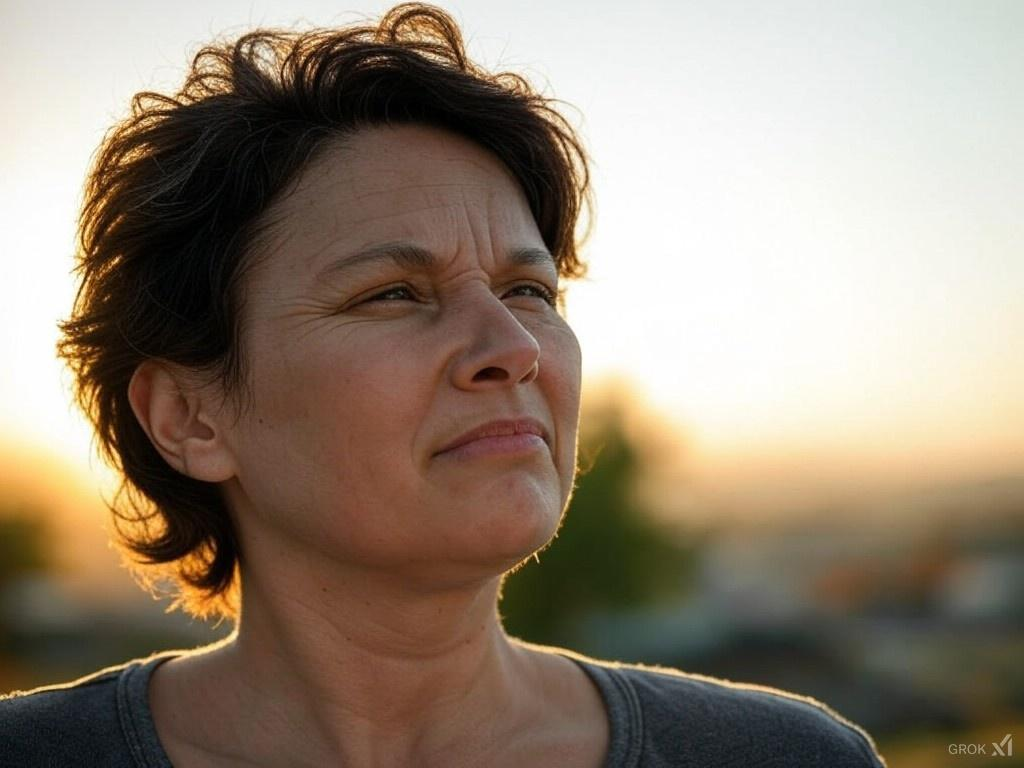
#> input picture src/utilities/squinting/face-squint/s1.jpg, 1024 x 768 px; its folder holds only this picture in this run
$ jupyter execute --allow-errors training_notebook.ipynb
#> lines starting #> are read from the running program, lines starting #| are printed output that depends on the picture
#> in process_directory, img is the input picture: PIL image 1024x768 RGB; mean R, G, B 146.7, 132.4, 116.1
[cell 1]
import os
from PIL import Image
import numpy as np
import pandas as pd
import matplotlib.pyplot as plt
import seaborn as sns
import cv2
import tensorflow as tf
from sklearn.utils import resample
from sklearn.metrics import confusion_matrix
from tensorflow.keras.models import Sequential
from tensorflow.keras.callbacks import EarlyStopping, ReduceLROnPlateau
from tensorflow.keras.layers import (
    Conv2D,
    MaxPooling2D,
    Dense,
    #Flatten,
    Dropout,
    BatchNormalization,
    GlobalAveragePooling2D,
    Reshape
)
from tensorflow.keras.layers import multiply

from sklearn.model_selection import train_test_split
# Suppress warnings
import warnings
warnings.filterwarnings('ignore', category=UserWarning)

#pytorch imports
import torch
from torch.utils.data import DataLoader, Dataset, random_split
from torchvision import transforms
from PIL import Image
import cv2
import numpy as np
import os
from pathlib import Path
import matplotlib.pyplot as plt
import shutil
from torch import nn
import pytorch_lightning as pl
from torchmetrics import Accuracy
import torch.nn.functional as F
import torchvision
from pytorch_lightning.loggers import CSVLogger, TensorBoardLogger
from pytorch_lightning.callbacks import ModelCheckpoint, Callback
import random

# Imported all relevent libraries
# Loading face data

#read in image data

[cell 2]
# Path to your Haar Cascade XML file
#HAAR_CASCADE_PATH = '/Users/loki/Desktop/worksurface/ai_lab/REPOS/vision/haarcascade_frontalface_default.xml'
HAAR_CASCADE_PATH = 'haarcascade_frontalface_default.xml'
face_cascade = cv2.CascadeClassifier(HAAR_CASCADE_PATH)

#EYE_CASCADE_PATH = '/Users/loki/Desktop/worksurface/ai_lab/REPOS/vision/haarcascade_eye.xml'
EYE_CASCADE_PATH = 'haarcascade_eye.xml'
eye_cascade = cv2.CascadeClassifier(EYE_CASCADE_PATH)
if eye_cascade.empty():
    raise IOError("Could not load Haar cascade for eyes.")

# [32 lines left out: function detect_faces, not called in this run]

def detect_faces_with_eye_check(pil_image, min_size=60, require_eyes=True):
    """
    Detect faces using Haar Cascade. Optionally require each detected face
    to have at least one eye detected within the bounding box.

    Args:
        pil_image: A PIL image.
        min_size (int): Minimum width/height of a face bounding box.
        require_eyes (bool): Whether to filter out bounding boxes with no eyes.

    Returns:
        face_images (list): A list of PIL Images (170x170).
    """
#> called with min_size = 60, require_eyes = True
    # Convert PIL -> OpenCV format (BGR)
    open_cv_image = np.array(pil_image.convert('RGB'))[:, :, ::-1]
    gray = cv2.cvtColor(open_cv_image, cv2.COLOR_BGR2GRAY)
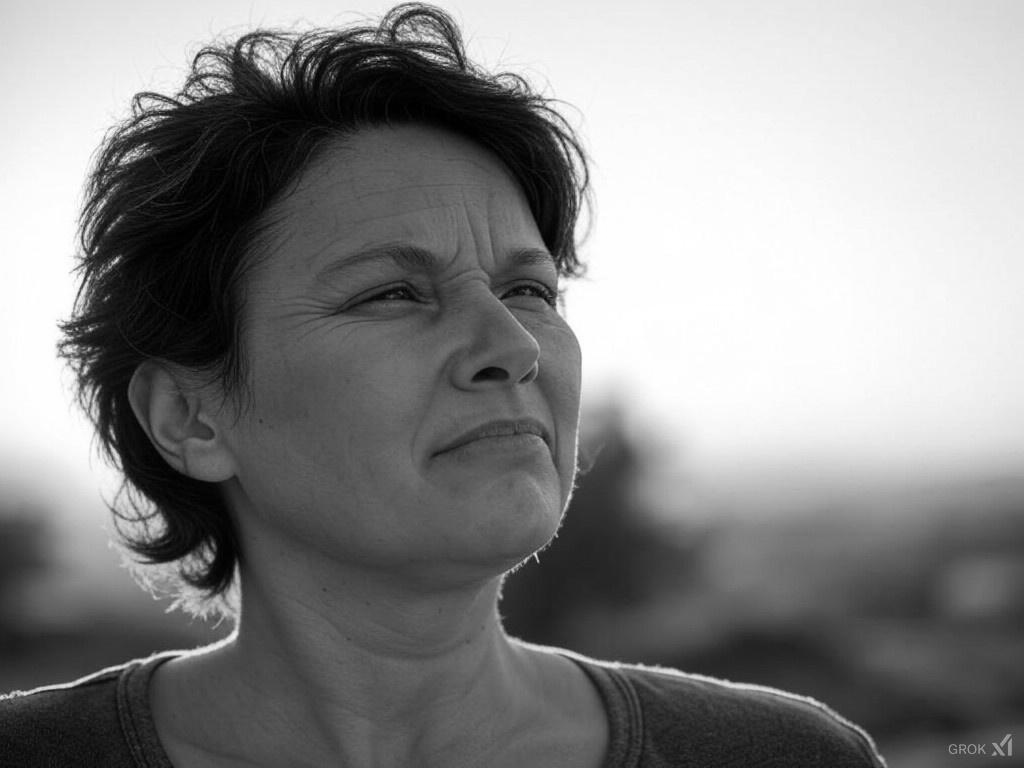
#> gray: shape (768, 1024); min 0, max 255, mean 134.8

    # Detect face bounding boxes
    faces_bboxes = face_cascade.detectMultiScale(
        gray,
        scaleFactor=1.1,
        minNeighbors=5,
        minSize=(30, 30),
        flags=cv2.CASCADE_SCALE_IMAGE
    )
#> faces_bboxes = [[335, 182, 271, 271]]

    face_images = []
    for (x, y, w, h) in faces_bboxes:
        # 1. Filter out if bounding box too small:
        if w < min_size or h < min_size:
            continue

        # 2. (Optional) Eye check: detect eyes within this face region
        if require_eyes:
            faceROI_gray = gray[y:y+h, x:x+w]
            eyes = eye_cascade.detectMultiScale(faceROI_gray)

            # If no eyes detected, skip
            if len(eyes) == 0:
                continue

        # Crop the face region
        face_bgr = open_cv_image[y:y+h, x:x+w]
        face_pil = Image.fromarray(face_bgr[:, :, ::-1], mode='RGB')

        # Resize/crop to 170×170
        face_pil = face_pil.resize((170, 170), Image.Resampling.LANCZOS)

        face_images.append(face_pil)
#> this loop made 1 pass
#> (x, y, w, h, eyes) on pass 1: (335, 182, 271, 271, [[110, 157, 69, 69], [24, 63, 94, 94]])
#> pass 1, in detect_faces_with_eye_check, `faceROI_gray = gray[y:y+h, x:x+w]`:
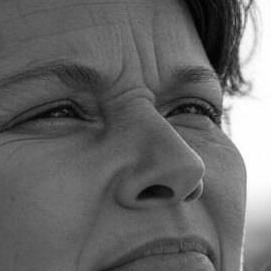
#> faceROI_gray: shape (271, 271); min 0, max 255, mean 103.8
#> pass 1, in detect_faces_with_eye_check, `face_bgr = open_cv_image[y:y+h, x:x+w]`:
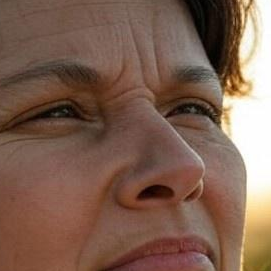
#> face_bgr: shape (271, 271, 3); mean B, G, R 81, 96.6, 126.4
#> after the loop, face_images = 1 item

    return face_images

def process_directory(directory):
    total_data = {'X': [], 'Y': [], 'raw': []}

    for filename in os.listdir(directory):
        if filename.startswith('.'):
            continue

        if filename.startswith('s'):
            label = 1  # Squint
        elif filename.startswith('us'):
            label = 0  # Not squint
        else:
            continue

        full_path = os.path.join(directory, filename)

        try:
            img = Image.open(full_path)

            # Use the new face+eye detection
            faces = detect_faces_with_eye_check(img, min_size=60, require_eyes=True)
#> faces = 1 item

            if len(faces) == 0:
                print(f"No valid (full) faces detected in {filename}. Skipping.")
                continue

            for face in faces:
                face_gray = face.convert('L')
                face_raw = np.array(face_gray)

                total_data['raw'].append(face_raw)

                face_flattened = face_raw.flatten()
                total_data['X'].append(face_flattened)
                total_data['Y'].append(label)
#> this loop made 1 pass

        except IOError:
            print(f"Cannot open image file: {filename}")

    if not total_data['X']:
        print("No valid images or faces found in directory.")
        return total_data

    # Pad flattened arrays to the same length
    max_len = max(len(x) for x in total_data['X'])
    X_padded = [np.pad(x, (0, max_len - len(x))) for x in total_data['X']]

    total_data['X'] = np.array(X_padded, dtype=np.float32)
    total_data['Y'] = np.array(total_data['Y'], dtype=np.int32)

    return total_data

def view_images(dict_obj, num_images):
    """
    Display up to n raw grayscale images (each 170x170).
    """
#> called with num_images = 1
    num_to_show = min(num_images, len(dict_obj['raw']))
    for i in range(num_to_show):
        image_2d = dict_obj['raw'][i]
        plt.imshow(image_2d, cmap='gray')
        plt.title(f"Face {i} - Label {dict_obj['Y'][i]}")
        plt.show()

def plot_label_distribution(df):
    """
    Plots and prints the distribution of squint (1) vs. not squint (0)
    in the given DataFrame. Assumes 'Y' is the label column.
    """
    # 1. Print counts and percentages
    label_counts = df['Y'].value_counts()
    label_percentages = df['Y'].value_counts(normalize=True) * 100

    print("Label Counts:")
    print(label_counts)
    print("\nLabel Percentages (%):")
    print(label_percentages)

    # 2. Plot the distribution
    sns.set_style("whitegrid")
    plt.figure(figsize=(6, 4))
    ax = sns.countplot(x='Y', data=df, palette='viridis')
    ax.set_xticklabels(['Not Squint (0)', 'Squint (1)'])
    plt.title("Distribution of Squint vs. Not Squint")
    plt.xlabel("Label")
    plt.ylabel("Count")
    plt.show()
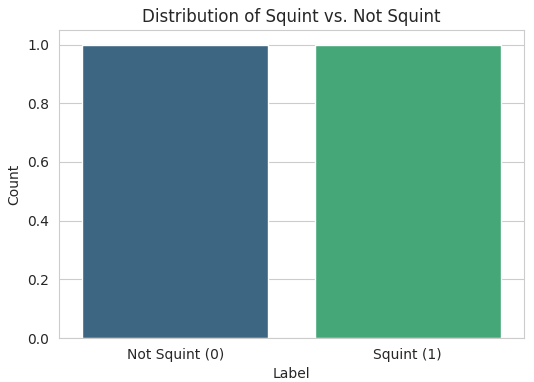
#> figure drawn by matplotlib, 1 panel

def remove_no_face_rows(df):
    """
    Removes rows from df where 'raw' is None, empty, or doesn't match expected shape (170, 170).
    Returns a filtered copy of df.
    """
    def has_valid_face(arr):
        # Must not be None
        if arr is None:
            return False

        # Must be at least 2D
        if arr.ndim != 2:
            return False

        # Must be the right shape for a 170x170 grayscale face
        if arr.shape != (170, 170):
            return False

        # Optionally, skip arrays of all zeros (completely black)
        if arr.sum() == 0:
            return False

        return True

    mask = df['raw'].apply(has_valid_face)
    df_filtered = df[mask].copy()
    removed = len(df) - len(df_filtered)
    print(f"Removed {removed} rows that do not contain a valid face.")
    return df_filtered

def load_face_data():
    # Example directory path
    #directory = '/Users/loki/Desktop/worksurface/ai_lab/REPOS/vision/face-squint'
    directory = 'face-squint'

    dict_obj = process_directory(directory)

    if len(dict_obj['X']) > 0:
        df = pd.DataFrame({
            'X': list(dict_obj['X']),    # flattened, padded arrays
            'Y': dict_obj['Y'],          # labels
            'raw': list(dict_obj['raw']) # each is a 2D 170x170
        })

        print(f"Total faces before cleaning: {len(df)}")

        # Clean out rows that do not actually contain a face
        df = remove_no_face_rows(df)

        print(f"Total faces after cleaning: {len(df)}")

        # View some images (optional - might want to check if any data is left)
        if not df.empty:
            # Create a "dict_obj" style structure so `view_images` can still work
            cleaned_dict_obj = {
                'raw': list(df['raw']),
                'Y': df['Y'].values
            }
            view_images(cleaned_dict_obj, 1)

        return df
    else:
        print("No data to display.")
        return

def force_data_balance(df):
    """
    Returns a DataFrame with balanced classes by oversampling the minority class.

    Assumes a binary classification with:
      0 => 'no squint'
      1 => 'squint'

    Parameters:
      df (pd.DataFrame): Must contain a 'Y' column with values in {0,1}.

    Returns:
      pd.DataFrame (balanced).
    """
    # Separate into two subsets
    df_no_squint = df[df['Y'] == 0].copy()
    df_squint = df[df['Y'] == 1].copy()

    # Count how many in each class
    n_no_squint = len(df_no_squint)
    n_squint = len(df_squint)

    print("Original distribution:")
    print(f"  No Squint (0): {n_no_squint}")
    print(f"  Squint (1):    {n_squint}")

    # If perfectly balanced, just return the original
    if n_no_squint == n_squint:
        print("Data is already balanced.")
        return df

    # Identify the minority and majority subsets
    if n_no_squint < n_squint:
        # Oversample no squint
        df_minority = df_no_squint
        df_majority = df_squint
    else:
        # Oversample squint
        df_minority = df_squint
        df_majority = df_no_squint

    # Oversample the minority class to match the majority size
    df_minority_upsampled = resample(
        df_minority,
        replace=True,
        n_samples=len(df_majority),  # upsample to match majority
        random_state=42             # for reproducible results
    )

    # Combine majority and upsampled minority
    df_balanced = pd.concat([df_majority, df_minority_upsampled], axis=0)

    # Shuffle the combined data
    df_balanced = df_balanced.sample(frac=1, random_state=42).reset_index(drop=True)

    print("\nNew distribution:")
    print(df_balanced['Y'].value_counts())

    return df_balanced

[cell 3]
faces=load_face_data()
faces.info()

[cell 4]
def process_grok_faces():
    """Process grok_data and return DataFrame in same format as existing faces"""
    total_data = {'X': [], 'Y': [], 'raw': []}

    # Process squinting (1) and non_squinting (0) directories
    for label, subdir in [(1, 'squinting'), (0, 'non_squinting')]:
        directory = os.path.join('rescaled_data', subdir)

        for filename in os.listdir(directory):
            if filename.startswith('.') or not (filename.lower().endswith(('.png', '.jpg', '.jpeg'))):
                continue

            full_path = os.path.join(directory, filename)
            try:
                # Direct image processing without face detection
                img = Image.open(full_path)
                # Resize to match expected dimensions
                img = img.resize((170, 170), Image.Resampling.LANCZOS)
                face_gray = img.convert('L')
                face_raw = np.array(face_gray)
                face_flattened = face_raw.flatten()

                total_data['X'].append(face_flattened)
                total_data['Y'].append(label)
                total_data['raw'].append(face_raw)

            except IOError:
                print(f"Cannot open image file: {filename}")

    grok_df = pd.DataFrame({
        'X': total_data['X'],
        'Y': total_data['Y'],
        'raw': total_data['raw']
    })
    return grok_df

# Process grok data and combine with existing faces
grok_df = process_grok_faces()
faces = pd.concat([faces, grok_df], ignore_index=True)
print(f"Added {len(grok_df)} faces from grok_data")
print(f"New total: {len(faces)} faces")

faces = force_data_balance(faces)
faces = faces.sample(frac=1, random_state=42).reset_index(drop=True)

# check data balance
plot_label_distribution(faces)

# creating training, test and validate datasets

[cell 5]
# ------------------------------------------------------------------------------------
# Below is the part where we create train, validation, and test splits from the DataFrame
# ------------------------------------------------------------------------------------

def create_splits(faces, test_ratio=0.2, val_ratio=0.1, random_seed=42):
    """
    Given a DataFrame 'faces', split into train, val, test sets.

    test_ratio: fraction of the data to be held out for testing
    val_ratio: fraction of the *remaining* data to be used for validation
    random_seed: for reproducibility
    """
    # 1. Split off the test set first
    df_trainval, df_test = train_test_split(
        faces,
        test_size=test_ratio,
        random_state=random_seed,
        shuffle=True,
        stratify=faces['Y']  # optional, if you want stratified splits by label
    )

    # 2. Of what's left (trainval), split out the validation set
    #    We want val_ratio *of the trainval set*.
    #    For example, if test_ratio=0.2, we have 80% left,
    #    we can do val_ratio=0.1 of the original => 0.1 / 0.8 = 0.125
    #    or you can interpret val_ratio as a fraction of the entire dataset.
    #    Here we'll assume val_ratio is the fraction of *the original dataset*,
    #    so we convert it to fraction of trainval via `val_ratio / (1 - test_ratio)`.
    relative_val_ratio = val_ratio / (1 - test_ratio)  # fraction of trainval
    df_train, df_val = train_test_split(
        df_trainval,
        test_size=relative_val_ratio,
        random_state=random_seed,
        shuffle=True,
        stratify=df_trainval['Y']
    )

    return df_train, df_val, df_test

df_faces = faces
#> (the rest of this cell did not finish here and is left out)

# setting up the model, training the model, and evaluating it

[cell 6]
# [8 lines left out: function squeeze_excite_block, not called in this run]

def create_model_with_attention(input_shape, num_classes):
    # Define input
    inputs = tf.keras.Input(shape=input_shape)

    # Conv block 1
    x = Conv2D(16, (3,3), activation='relu', padding='valid')(inputs)
    x = BatchNormalization()(x)
    x = squeeze_excite_block(x)   # Directly call the SE function
    x = MaxPooling2D(pool_size=(2,2))(x)
    x = Dropout(0.3)(x)

    # Conv block 2
    x = Conv2D(32, (3,3), activation='relu', padding='valid')(x)
    x = BatchNormalization()(x)
    x = squeeze_excite_block(x)
    x = MaxPooling2D(pool_size=(2,2))(x)
    x = Dropout(0.3)(x)

    # Classifier
    x = Flatten()(x)
    x = Dense(96, activation='relu')(x)
    x = BatchNormalization()(x)
    x = Dropout(0.4)(x)
    outputs = Dense(num_classes, activation='softmax')(x)

    # Build the Model
    model = tf.keras.Model(inputs=inputs, outputs=outputs)

    model.compile(
        optimizer='adam',
        loss='categorical_crossentropy',
        metrics=['accuracy']
    )

    return model

# [61 lines left out: function train_model, not called in this run]


#> (the rest of this cell did not finish here and is left out)

#> (a cell that did not finish here is left out)

[cell 8]
# [41 lines left out: function plot_training_history, not called in this run]

#> (a cell that did not finish here is left out)

[cell 10]
# [57 lines left out: function plot_confusion_matrix_fancy, not called in this run]

#> (a cell that did not finish here is left out)

#> (a cell that did not finish here is left out)

[cell 13]
class SquintDataset(Dataset):
    # [19 lines left out: function __init__, not called in this run]

    def __len__(self):
        return len(self.images)

    # [55 lines left out: functions __getitem__, get_dataloaders, not called in this run]

[cell 14]
class Flatten(nn.Module):
    def forward(self, x):
        return x.view(x.size(0), -1)

class Mul(nn.Module):
    def __init__(self, scale):
        super().__init__()
        self.scale = scale
    def forward(self, x):
        return x * self.scale

def conv(ch_in, ch_out):
    return nn.Conv2d(ch_in, ch_out, kernel_size=3,
                     padding='same', bias=False)

class ChannelAttention(nn.Module):
    # [15 lines left out: functions __init__, forward, not called in this run]

class SpatialAttention(nn.Module):
    # [63 lines left out: functions __init__, forward, make_net, not called in this run]

class plmodel(pl.LightningModule):
    # [7 lines left out: function __init__, not called in this run]

    def forward(self, x):
        return self.model(x)

    # [42 lines left out: functions training_step, validation_step, test_step, not called in this run]

    def on_train_epoch_end(self):
        self.log('train_acc', self.train_acc.compute(), prog_bar=True, on_epoch=True, on_step=False)

    def on_validation_epoch_end(self):
        self.log('val_acc', self.val_acc.compute(), prog_bar=True, on_epoch=True, on_step=False)

    def on_test_epoch_end(self):
        self.log('test_acc', self.test_acc.compute(), prog_bar=True, on_epoch=True, on_step=False)

    # [28 lines left out: function configure_optimizers, not called in this run]

[cell 15]
# [68 lines left out: function train, not called in this run]

#> (the rest of this cell did not finish here and is left out)

[cell 16]
checkpoint_path = 'checkpoints/squint_detector-epoch=1499-val_acc=0.94.ckpt'
batch_size = 32
seed = 42

# Set seed for reproducibility
pl.seed_everything(seed)
#> (this line was passed over: pytorch_lightning is not available in this run)
